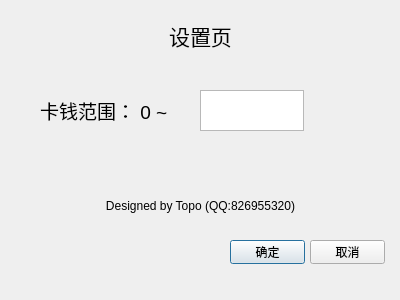
<?xml version="1.0" encoding="UTF-8"?>
<ui version="4.0">
 <class>Setting</class>
 <widget class="QDialog" name="Setting">
  <property name="geometry">
   <rect>
    <x>0</x>
    <y>0</y>
    <width>400</width>
    <height>300</height>
   </rect>
  </property>
  <property name="windowTitle">
   <string>Dialog</string>
  </property>
  <widget class="QTextEdit" name="textEdit">
   <property name="geometry">
    <rect>
     <x>200</x>
     <y>90</y>
     <width>104</width>
     <height>41</height>
    </rect>
   </property>
  </widget>
  <widget class="QLabel" name="label_2">
   <property name="geometry">
    <rect>
     <x>0</x>
     <y>20</y>
     <width>401</width>
     <height>31</height>
    </rect>
   </property>
   <property name="font">
    <font>
     <pointsize>16</pointsize>
    </font>
   </property>
   <property name="text">
    <string>设置页</string>
   </property>
   <property name="alignment">
    <set>Qt::AlignCenter</set>
   </property>
  </widget>
  <widget class="QLabel" name="label_3">
   <property name="geometry">
    <rect>
     <x>0</x>
     <y>190</y>
     <width>401</width>
     <height>31</height>
    </rect>
   </property>
   <property name="text">
    <string>Designed by Topo (QQ:826955320)</string>
   </property>
   <property name="alignment">
    <set>Qt::AlignCenter</set>
   </property>
  </widget>
  <widget class="QLabel" name="label">
   <property name="geometry">
    <rect>
     <x>40</x>
     <y>90</y>
     <width>151</width>
     <height>41</height>
    </rect>
   </property>
   <property name="font">
    <font>
     <pointsize>14</pointsize>
    </font>
   </property>
   <property name="text">
    <string>卡钱范围： 0 ~</string>
   </property>
  </widget>
  <widget class="QPushButton" name="pushButton">
   <property name="geometry">
    <rect>
     <x>230</x>
     <y>240</y>
     <width>75</width>
     <height>24</height>
    </rect>
   </property>
   <property name="text">
    <string>确定</string>
   </property>
  </widget>
  <widget class="QPushButton" name="pushButton_2">
   <property name="geometry">
    <rect>
     <x>310</x>
     <y>240</y>
     <width>75</width>
     <height>24</height>
    </rect>
   </property>
   <property name="text">
    <string>取消</string>
   </property>
  </widget>
 </widget>
 <resources/>
 <connections/>
</ui>
